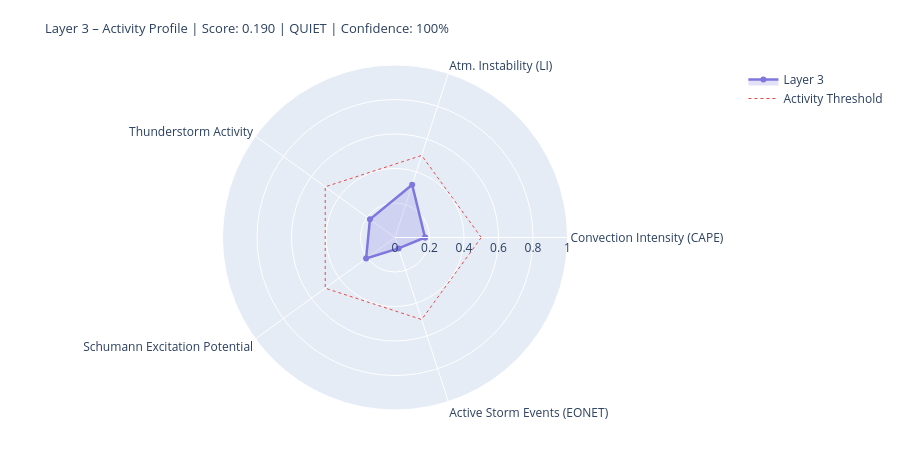

Notebook code cell kept with this figure:
### Markdown cell above
---
## 4. State Assessment & Handoff to Layer 4/5

### Code cell
# ============================================================
# LAYER-3-SCORE
# Five dynamic components
# ============================================================

def norm(v, lo, hi):
    if v is None or (isinstance(v, float) and math.isnan(v)): return None
    return round(max(0.0, min(1.0, (v - lo) / (hi - lo))), 4)

# --- 1) Convection intensity (global CAPE mean) ---
cape_mean = df_atm['cape'].dropna().mean() if not df_atm.empty else None
conv_score = norm(cape_mean, 0, 3000)
conv_src   = 'primary' if cape_mean is not None else 'missing'

# --- 2) Atmospheric instability (LI mean) ---
li_mean   = df_atm['li'].dropna().mean() if not df_atm.empty else None
# Negative LI = unstable → higher score
instab_score = norm(-li_mean if li_mean is not None else None, -6, 6)
instab_src   = 'primary' if li_mean is not None else 'missing'

# --- 3) Thunderstorm activity (mean thunder score + WMO count) ---
thunder_mean = df_atm['thunder_score'].mean() if not df_atm.empty else None
n_thunder    = int(df_atm['thunderstorm'].sum()) if not df_atm.empty else 0
thunder_score_val = norm(
    (thunder_mean or 0) * 0.7 + n_thunder * 0.1, 0, 1.0
) if thunder_mean is not None else None
thunder_src = 'primary'

# --- 4) Schumann excitation potential (weighted Schumann contribution) ---
schumann_pot = df_atm['schumann_contribution'].mean() if not df_atm.empty else None
# Boosted by Layer-2 thunderstorm trigger
if schumann_pot is not None and l2_thunder:
    schumann_pot = min(1.0, schumann_pot * 1.2)
schumann_score = norm(schumann_pot, 0, 1.0) if schumann_pot is not None else None
schumann_src   = 'derived'

# --- 5) Storm activity (NASA EONET) ---
# Distinction: None = data not loaded, 0.0 = loaded but no events
storm_score = None
storm_src   = 'missing'
if raw.get('storms') is not None:          # API reached successfully
    storm_score = norm(len(storm_events), 0, 30) if storm_events else 0.0
    storm_src   = 'primary'

# X-Ray and Kp: context only, not in dynamic score
# (X-Ray = Layer-0/4 driver; Kp = geomagnetic index, not a lightning proxy)
xray_context = None
if raw.get('xray'):
    df_xc = pd.DataFrame(raw['xray'])
    fc = next((c for c in df_xc.columns
               if any(k in c.lower() for k in ['flux','long']) and 'time' not in c.lower()),
              df_xc.columns[1])
    df_xc[fc] = pd.to_numeric(df_xc[fc], errors='coerce')
    xray_last = df_xc[fc].dropna().iloc[-1] if not df_xc[fc].dropna().empty else None
    if xray_last:
        xray_class = ('X' if xray_last>=1e-4 else 'M' if xray_last>=1e-5
                      else 'C' if xray_last>=1e-6 else 'B')
        xray_context = {'flux': float(xray_last), 'class': xray_class}
        print(f'X-Ray context: {xray_class}-class ({xray_last:.2e} W/m²)')

# --- Aggregate ---
COMPONENTS = {
    'Convection Intensity (CAPE)':  {'score': conv_score,       'source': conv_src,    'dynamic': True},
    'Atm. Instability (LI)':         {'score': instab_score,     'source': instab_src,  'dynamic': True},
    'Thunderstorm Activity':              {'score': thunder_score_val, 'source': thunder_src, 'dynamic': True},
    'Schumann Excitation Potential':   {'score': schumann_score,   'source': schumann_src,'dynamic': True},
    'Active Storm Events (EONET)': {'score': storm_score,      'source': storm_src,   'dynamic': True},
}

available   = {k: v['score'] for k, v in COMPONENTS.items() if v['score'] is not None}
unavailable = [k for k, v in COMPONENTS.items() if v['score'] is None]
layer3_score = round(sum(available.values()) / len(available), 4) if available else None
confidence   = round(len(available) / len(COMPONENTS), 2)
level = ('unknown' if layer3_score is None
         else 'quiet'   if layer3_score < 0.3
         else 'moderate' if layer3_score < 0.6
         else 'active')
dominant_l3 = max(available, key=available.get) if available else 'none'

# --- Ausgabe ---
W = 68
print('=' * W)
print('LAYER 3 – ATMOSPHERE / WEATHER / THUNDERSTORMS – STATE ASSESSMENT')
print('=' * W)
for name, comp in COMPONENTS.items():
    s = comp['score']
    if s is not None:
        bar = '█' * int(s * 20) + '░' * (20 - int(s * 20))
        print(f'  {name:<36} {bar}  {s:.3f}  [{comp["source"]}]')
    else:
        print(f'  {name:<36} {"─" * 20}  n/a   [missing]')
print('-' * W)
print(f'  Score:        {layer3_score:.3f}  ({len(available)}/{len(COMPONENTS)} components)')
print(f'  Confidence:   {confidence:.0%}')
print(f'  Level:        {level.upper()}')
print(f'  Dominant:     {dominant_l3}')
print(f'  CAPE mean:    {cape_mean:.0f} J/kg' if cape_mean else '  CAPE mean:    n/a')
print(f'  LI mean:      {li_mean:.1f} K' if li_mean is not None else '  LI mean:      n/a')
print(f'  Thunderstorms:{n_thunder} points (WMO)  +  {len(storm_events)} NASA EONET')
print('=' * W)

# Radar
cats   = list(available.keys())
vals_r = list(available.values())
if len(cats) >= 3:
    fig = go.Figure()
    fig.add_trace(go.Scatterpolar(
        r=vals_r + [vals_r[0]], theta=cats + [cats[0]],
        fill='toself', fillcolor='rgba(127,119,221,0.22)',
        line=dict(color='#7F77DD', width=2.5), name='Layer 3'
    ))
    fig.add_trace(go.Scatterpolar(
        r=[0.5] * (len(cats)+1), theta=cats + [cats[0]],
        line=dict(color='#E24B4A', dash='dot', width=1),
        mode='lines', name='Activity Threshold'
    ))
    fig.update_layout(
        title=dict(
            text=f'Layer 3 – Activity Profile | Score: {layer3_score:.3f} | {level.upper()} | Confidence: {confidence:.0%}',
            font=dict(size=13)
        ),
        polar=dict(radialaxis=dict(visible=True, range=[0, 1])),
        height=450, showlegend=True,
        margin=dict(l=60, r=60, t=65, b=40)
    )
    fig.show()

### Figure 1 — Plotly figure (JSON) as saved in the notebook; plotly's stock layout.template omitted (floating-point values rounded to 4 significant figures)
{"data": [{"fill": "toself", "fillcolor": "rgba(127,119,221,0.22)", "line": {"color": "#7F77DD", "width": 2.5}, "name": "Layer 3", "r": [0.174, 0.3217, 0.1795, 0.2072, 0.0667, 0.174], "theta": ["Convection Intensity (CAPE)", "Atm. Instability (LI)", "Thunderstorm Activity", "Schumann Excitation Potential", "Active Storm Events (EONET)", "Convection Intensity (CAPE)"], "type": "scatterpolar"}, {"line": {"color": "#E24B4A", "dash": "dot", "width": 1}, "mode": "lines", "name": "Activity Threshold", "r": [0.5, 0.5, 0.5, 0.5, 0.5, 0.5], "theta": ["Convection Intensity (CAPE)", "Atm. Instability (LI)", "Thunderstorm Activity", "Schumann Excitation Potential", "Active Storm Events (EONET)", "Convection Intensity (CAPE)"], "type": "scatterpolar"}], "layout": {"height": 450, "margin": {"b": 40, "l": 60, "r": 60, "t": 65}, "polar": {"radialaxis": {"range": [0, 1], "visible": true}}, "showlegend": true, "title": {"font": {"size": 13}, "text": "Layer 3 – Activity Profile | Score: 0.190 | QUIET | Confidence: 100%"}}}
